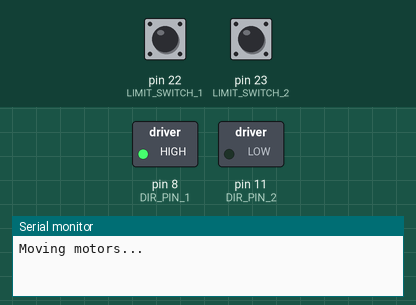
Bench run of a sketch on a simulated Arduino Mega 2560, built with avr-gcc and run on an emulated ATmega2560. On the bench: switched loads named in the sketch (green lamp = pin HIGH), the last lines printed to the serial monitor. Dashed ring = blinking. The inputs (shaded band) are chosen by the test bench; at power-on: pin 22 (LIMIT_SWITCH_1) HIGH, pin 23 (LIMIT_SWITCH_2) HIGH. Pins used as bus, display or sensor lines are not drawn.

Above: at 1.2 s.
1.3 s: pin 22 (LIMIT_SWITCH_1) pulled LOW for 1 s
At 3.1 s:
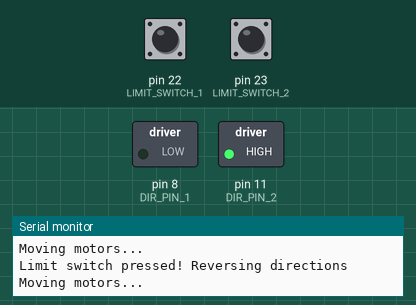
3.8 s: pin 23 (LIMIT_SWITCH_2) pulled LOW for 3.2 s
At 3.97 s:
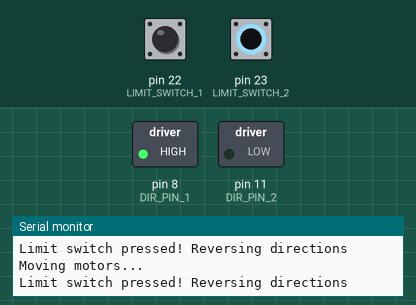
8.5 s: pin 23 (LIMIT_SWITCH_2) pulled LOW for 0.15 s
At 8.8 s:
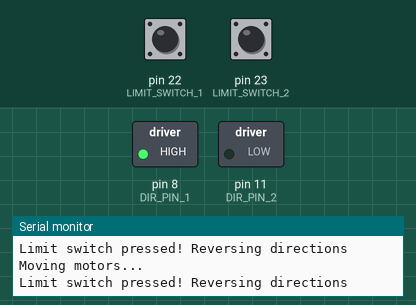
10.1 s: pin 23 (LIMIT_SWITCH_2) pulled LOW for 1 s
At 12.2 s:
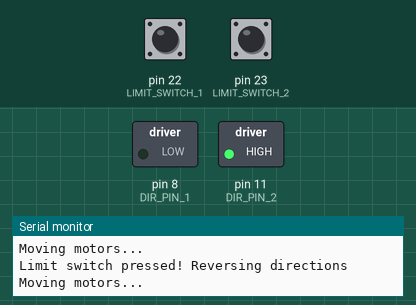
Timing chart, 0 to 13.6 s (numbered marks = the images above; inputs shaded):
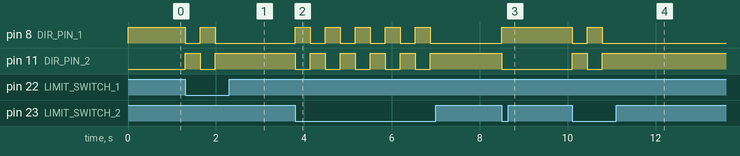

The sketch:

HardwareProject.ino
```cpp
#define STEP_PIN   9
#define DIR_PIN_1  8
#define DIR_PIN_2  11

#define LIMIT_SWITCH_1 22
#define LIMIT_SWITCH_2 23

const unsigned long stepsPerRevolution = 1600UL;

bool dir1 = true;
bool dir2 = false;

void setup() {
  Serial.begin(9600);

  pinMode(STEP_PIN, OUTPUT);
  pinMode(DIR_PIN_1, OUTPUT);
  pinMode(DIR_PIN_2, OUTPUT);

  pinMode(LIMIT_SWITCH_1, INPUT_PULLUP);
  pinMode(LIMIT_SWITCH_2, INPUT_PULLUP);
}

void stepBoth(unsigned long steps, unsigned int stepDelayUs) {
  digitalWrite(DIR_PIN_1, dir1 ? HIGH : LOW);
  digitalWrite(DIR_PIN_2, dir2 ? HIGH : LOW);

  for (unsigned long i = 0; i < steps; ++i) {
    if (digitalRead(LIMIT_SWITCH_1) == LOW || digitalRead(LIMIT_SWITCH_2) == LOW) {
      Serial.println("Limit switch pressed! Reversing directions");

      dir1 = !dir1;
      dir2 = !dir2;
      digitalWrite(DIR_PIN_1, dir1 ? HIGH : LOW);
      digitalWrite(DIR_PIN_2, dir2 ? HIGH : LOW);
      delay(200);

      for (int j = 0; j < 20; j++) {
        digitalWrite(STEP_PIN, HIGH);
        delayMicroseconds(stepDelayUs);
        digitalWrite(STEP_PIN, LOW);
        delayMicroseconds(stepDelayUs);
      }

      break;
    }

    digitalWrite(STEP_PIN, HIGH);
    delayMicroseconds(stepDelayUs);
    digitalWrite(STEP_PIN, LOW);
    delayMicroseconds(stepDelayUs);
  }
}

void loop() {
  Serial.println("Moving motors...");
  stepBoth(stepsPerRevolution, 1000);
  delay(100);
}
```

Measured:
- after the input at 1.3 s, pin 8 (DIR_PIN_1): HIGH → LOW at once, → HIGH 0.34 s later, → LOW 0.34 s later; pin 11 (DIR_PIN_2): LOW → HIGH at once, → LOW 0.34 s later, → HIGH 0.34 s later
- after the input at 3.8 s, pin 8 (DIR_PIN_1): alternates HIGH for 0.34 s and LOW for 0.34 s, 10 changes in all, then stays LOW, starting at once; pin 11 (DIR_PIN_2): alternates HIGH for 0.34 s and LOW for 0.34 s, 10 changes in all, then stays HIGH, starting at once
- after the input at 8.5 s, pin 8 (DIR_PIN_1): LOW → HIGH at once; pin 11 (DIR_PIN_2): HIGH → LOW at once
- after the input at 10.1 s, pin 8 (DIR_PIN_1): HIGH → LOW at once, → HIGH 0.34 s later, → LOW 0.34 s later; pin 11 (DIR_PIN_2): LOW → HIGH at once, → LOW 0.34 s later, → HIGH 0.34 s later
